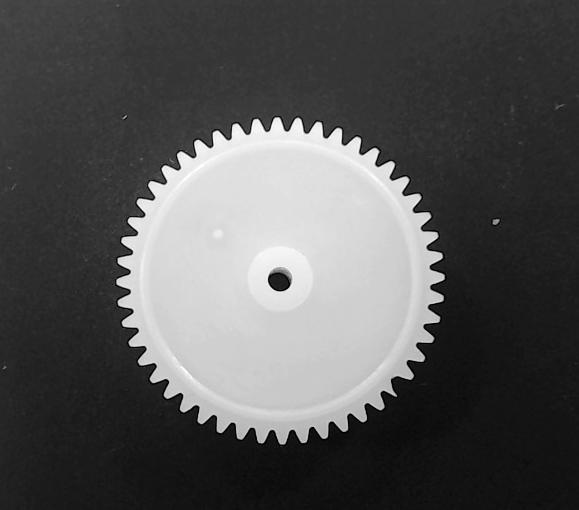
%> input picture demo_files/I2_01_3_gear7g.jpg, 579 x 510 px, given in place of hands1.jpg, which was not available
$ octave I2_06_3_myImregdemons.m   (GNU Octave 9; MATLAB toolbox functions it lacks are replaced by stand-ins)
%> lines starting %> are read from the running program, lines starting %| are printed output that depends on the picture; pictures that were not available may be replaced by others from this repository, and a replacement may not be noted
%% 非剛体のレジストレーション (2次元・3次元のグレースケール画像)
clear;clc;close all;imtool close all;

%% ２つの画像の読込み
fixed  = imread('hands1.jpg');      % 位置合せのターゲット
%> fixed is the input picture: size 510x579 uint8; min 0, max 255, mean 84.5
moving = imread('I2_06_3_hands2a.jpg');
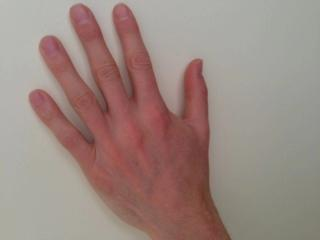
%> input picture demo_files/I2_06_3_hands2a.jpg, 320 x 240 px
%> moving is the input picture: size 240x320x3 uint8; mean R, G, B 155.1, 135.6, 128.9
figure;imshow([fixed, moving]);
%> (this line was passed over: imshow is not available in this run)

%% グレースケールへ変換･重ねて表示
fixed  = rgb2gray(fixed);
moving = rgb2gray(moving);
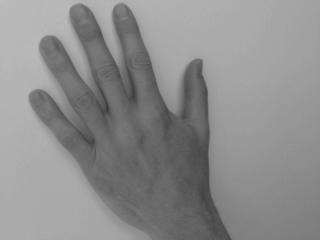
%> moving: size 240x320 uint8; min 57, max 189, mean 140.7
figure;imshowpair(fixed,moving);
%> after `imshowpair(fixed,moving)`:
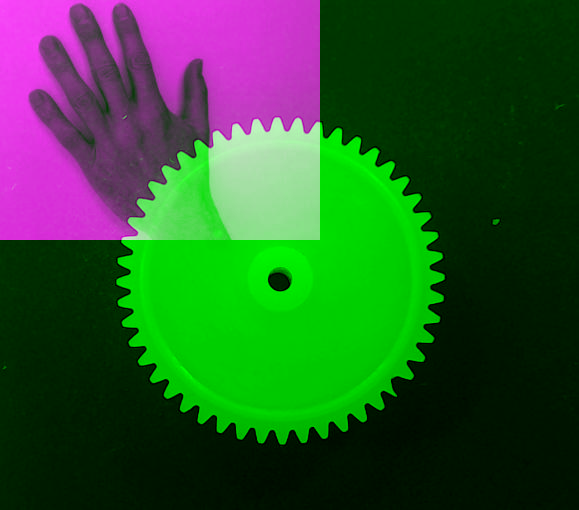
%> displayed picture: size 510x579x3, on the screen's scale of 0 to 255; mean R, G, B 42, 84.5, 42

%% グレースケールを並べて表示
figure;subplot(2,1,1); imshow([fixed, moving]);
%> (this line was passed over: imshow is not available in this run)

%% [前処理] ヒストグラムマッチングを用いて、輝度の差を補正
moving = imhistmatch(moving,fixed);
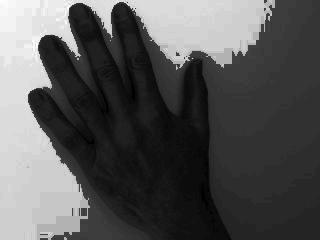
%> moving: size 240x320 uint8; min 0, max 255, mean 85.3
subplot(2,1,2); imshow([fixed, moving]);
%> (this line was passed over: imshow is not available in this run)

%% 変位場行列を求める  （fixed上の各ピクセル毎の、X,Y方向の変位）
%> (the run ends here)
